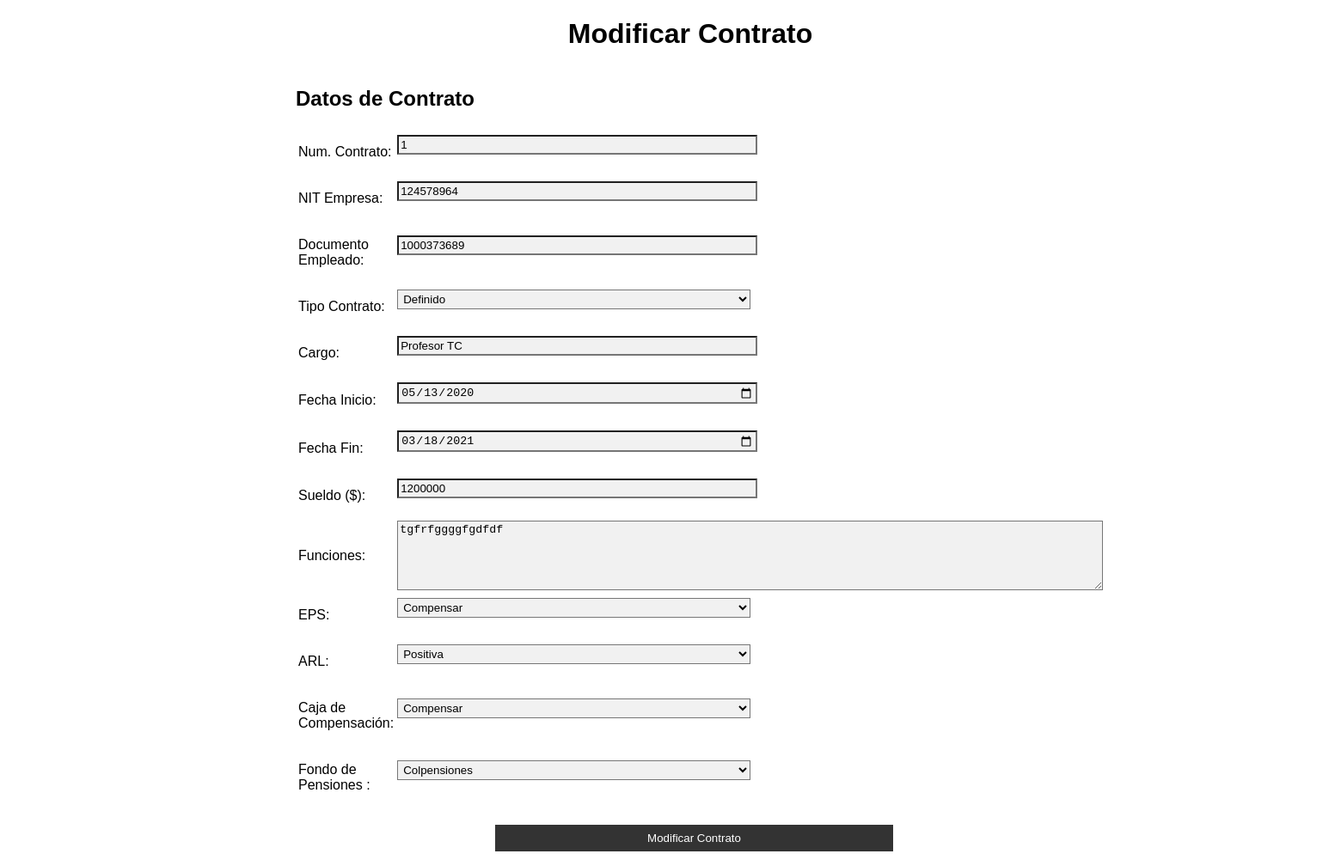
The page /appausaweb/modificarContrato1.php?num=1&empresa=124578964 (signed in) on the database its author committed.
### tables this page shows
CREATE TABLE `contrato` (
  `num_contrato` bigint(20) NOT NULL,
  `empleado` bigint(10) NOT NULL,
  `empresa` bigint(17) NOT NULL,
  `cargo` varchar(45) NOT NULL,
  `fecha_inicio` date NOT NULL,
  `fecha_fin` date DEFAULT NULL,
  `sueldo` bigint(10) NOT NULL,
  `funciones` text NOT NULL,
  `arl` bigint(17) DEFAULT NULL,
  `caja_compensación` bigint(17) DEFAULT NULL,
  `fondo_pensiones` bigint(17) DEFAULT NULL,
  `eps` bigint(17) DEFAULT NULL,
  `tipo_contrato` varchar(45) DEFAULT NULL,
  `e` int(1) NOT NULL
);

### appausaweb/modificarContrato1.php (the view, shortened to what this page needs)
 <!DOCTYPE html PUBLIC "-//W3C//DTD XHTML 1.0 Transitional//EN" "http://www.w3.org/TR/xhtml1/DTD/xhtml1-transitional.dtd">
 <html xmlns="http://www.w3.org/1999/xhtml">
 <head>
 <link href="multi/formularios.css" rel="stylesheet" type="text/css" />
 </head>
 <body>
 <?php
 include_once("conexion.php");
 $con=mysqli_connect($host,$usuario,$clave,$bd) or die('Fallo la conexion');
 mysqli_set_charset($con,"utf8");
 $contrato = $_GET['num'];
 $empresa = $_GET['empresa'];
 $sql="SELECT * from contrato where num_contrato = $contrato AND empresa = '$empresa' AND e = 1;";
 $result=mysqli_query($con,$sql);
 if(mysqli_num_rows($result) != 0){
	while($mostrar=mysqli_fetch_array($result)){
		$arl = $mostrar['arl'];
		$cajacom = $mostrar['caja_compensación'];
		$fondopen = $mostrar['fondo_pensiones'];
		$eps = $mostrar['eps'];
 ?>
 <div id="apDiv1">
 <h1 align="center">Modificar Contrato</h1>
 <div id="apDiv2">
 <h2>Datos de Contrato</h2>
 <form>
 <table width="900" height="550" border="0">
   <tr>
     <td><p>Num. Contrato:</p></td>
     <td><input type="number" value="<?php echo $mostrar['num_contrato'];?>" name="cnumcontrato" readonly="readonly" autofocus required /></td>
   </tr>
   <tr>
     <td><p>NIT Empresa:</p></td>
     <td><input type="text" value="<?php echo $mostrar['empresa'];?>" name="cnitempresa" pattern="^[0-9]{0,14}+-[{0-9}]$" readonly="readonly" autofocus required /></td>
   </tr>
     <tr>
     <td><p>Documento Empleado:</p></td>
     <td><input type="text" value="<?php echo $mostrar['empleado'];?>" name="cdocumentoemp" pattern="^((\d{8})|(\d{10})|(\d{11})|(\d{6}-\d{5}))?$" readonly="readonly" autofocus required /></td>
   </tr>
   <tr>
     <td><p>Tipo Contrato:</p></td>
     <td><select name="ctipocontrato">
     <option selected value=<?php echo $mostrar['tipo_contrato'];?>><?php echo $mostrar['tipo_contrato'];?></option>
         <?php
         $sql="SELECT * from tipo_contrato;";
         $result=mysqli_query($con,$sql);
          ?>
          </select>
   </tr>
   <tr>
     <td><p>Cargo:</p></td>
     <td><input type="text" value="<?php echo $mostrar['cargo'];?>" name="ccargo" autofocus required /></td>
   </tr>
   <tr>
     <td><p>Fecha Inicio:</p></td>
     <td><input type="date" value="<?php echo $mostrar['fecha_inicio'];?>" name="cfechainin" autofocus required /></td>
   </tr>
   <tr>
     <td><p>Fecha Fin:</p></td>
<?php if (is_null($mostrar['fecha_fin'])){ ?>
<td><input type="date" value="<?php echo "";?>" name="cfechafin" autofocus  /></td>
<?php } else { ?>
<td><input type="date" value="<?php echo $mostrar['fecha_fin'];?>" name="cfechafin" autofocus  /></td>
<?php } ?>
   </tr>
   <tr>
     <td><p>Sueldo ($):</p></td>
     <td><input type="number" value="<?php echo $mostrar['sueldo'];?>" name="csueldo" /></td>
   </tr>
   <tr>
     <td><p>Funciones:</p></td>
     <td><textarea name="cfunciones" rows="5" cols="100"><?php echo $mostrar['funciones']; ?></textarea></td>
   </tr>
   <tr>
     <td><p>EPS:</p></td>
     <td><select name="ceps">
     <?php
     	$sql="SELECT nombre_entidad from entidad where nit = $eps AND e = 1;";
 		$result=mysqli_query($con,$sql);
	if(mysqli_num_rows($result) != 0){
	while($mostrar1=mysqli_fetch_array($result)){?>
       	<option selected value=<?php echo $mostrar['eps'];?>><?php echo $mostrar1['nombre_entidad'];?></option>
	<?php }
}?>
         <?php
         $sql="SELECT * from entidad WHERE tipo = 'EPS' AND e = 1;";
         $result=mysqli_query($con,$sql);
          ?>
          </select>
     </td>
   </tr>
   <tr>
     <td><p>ARL:</p></td>
     <td><select name="carl">
       <?php
     	$sql="SELECT nombre_entidad from entidad where nit = $arl AND e = 1;";
 		$result=mysqli_query($con,$sql);
	if(mysqli_num_rows($result) != 0){
	while($mostrar1=mysqli_fetch_array($result)){?>
       	<option selected value=<?php echo $mostrar['arl'];?>><?php echo $mostrar1['nombre_entidad'];?></option>
	<?php }
}?>>
         <?php
         $sql="SELECT * from entidad WHERE tipo = 'ARL' AND e = 1;";
         $result=mysqli_query($con,$sql);
          ?>
   </select></tr>
   <tr>
     <td><p>Caja de Compensación:</p></td>
     <td><select name="ccajacompensacion">
       <?php
     	$sql="SELECT nombre_entidad from entidad where nit = $cajacom AND e = 1;";
 		$result=mysqli_query($con,$sql);
	if(mysqli_num_rows($result) != 0){
	while($mostrar1=mysqli_fetch_array($result)){?>
       	<option selected value=<?php echo $mostrar['caja_compensación'];?>><?php echo $mostrar1['nombre_entidad'];?></option>
	<?php }
}?>>
         <?php
         $sql="SELECT * from entidad WHERE tipo = 'CAJA DE COMPENSACIÓN' AND e = 1;";
         $result=mysqli_query($con,$sql);
          ?>
 </select></td>
   </tr>
   <tr>
     <td><p>Fondo de Pensiones :</p></td>
     <td><select name="cfondopensiones">
       <?php
     	$sql="SELECT nombre_entidad from entidad where nit = $fondopen AND e = 1;";
 		$result=mysqli_query($con,$sql);
	if(mysqli_num_rows($result) != 0){
	while($mostrar1=mysqli_fetch_array($result)){?>
       	<option selected value=<?php echo $mostrar['fondo_pensiones'];?>><?php echo $mostrar1['nombre_entidad'];?></option>
	<?php }
}?>>
         <?php
         $sql="SELECT * from entidad WHERE tipo = 'FONDO DE PENSIONES' AND e = 1;";
         $result=mysqli_query($con,$sql);
         while($mostrar3=mysqli_fetch_array($result)){?>
          <option value="<?php echo $mostrar3['nit'] ?>"><?php echo $mostrar3['nombre_entidad'] ?></option>
	   <?php } } }
	   ?>
 </select></td>
   </tr>
 </table>
 <p align="center">
   <button type="submit" name="add">Modificar Contrato</button></p>
 </form>
 </div>
 </div>
 </body>
 </html>

### appausaweb/multi/formularios.css (style rules this page uses)
input[type=text], input[type=password],input[type=date] ,input[type=email],input[type=tel],input[type=number], select { width: 50%; padding: 2px; margin: 5px 0 22px 0; display: inline-table border: none; background: #f1f1f1; alignment-baseline:text-before-edge; font:Arial, Helvetica, sans-serif; }
textarea { display: inline-table border: none; background: #f1f1f1; alignment-baseline:text-before-edge; font:Arial, Helvetica, sans-serif; }
p { font-family:Arial, Helvetica, sans-serif; }
button { background-color: #333; color: white; padding: 8px 10px; margin: 2px 0; border: thick; cursor: pointer; width: 50%; }

### appausaweb/modificarContrato1.php (style rules this page uses)
BODY { font-family:Arial, Helvetica, sans-serif }
#apDiv1 { position: absolute; left: 0px; top: 0px; width: 1606px; height: 1008px; z-index: 1; }
#apDiv2 { position: absolute; left: 344px; top: 81px; width: 927px; height: 612px; z-index: 2; }

### rows shown on the page
contrato: cnumcontrato "1", cnitempresa "124578964", cdocumentoemp "1000373689", ctipocontrato "Definido", ccargo "Profesor TC", cfechainin "05/13/2020", cfechafin "03/18/2021", csueldo "1200000", cfunciones "tgfrfggggfgdfdf"

### other values the page prints
form field ceps "Compensar"
form field carl "Positiva"
form field ccajacompensacion "Compensar"
form field cfondopensiones "Colpensiones"
